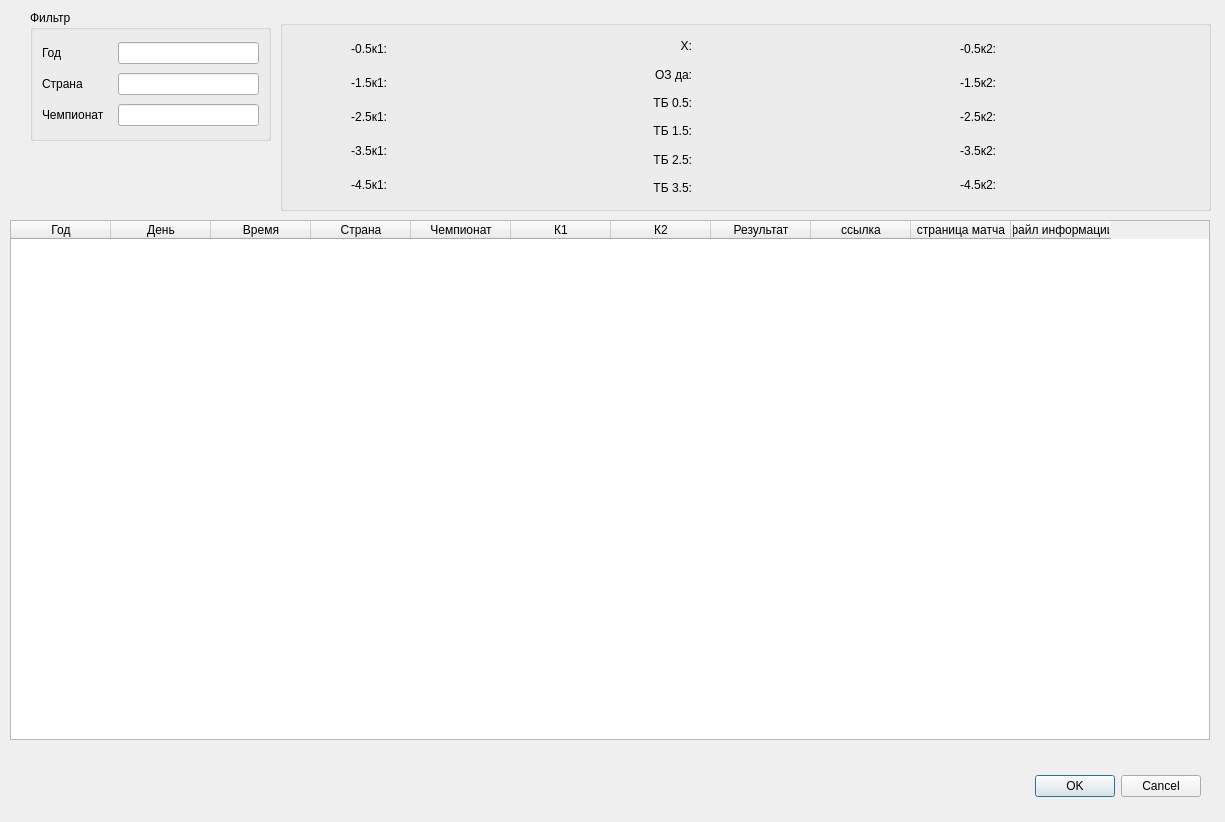
<?xml version="1.0" encoding="UTF-8"?>
<ui version="4.0">
 <class>Dialog</class>
 <widget class="QDialog" name="Dialog">
  <property name="geometry">
   <rect>
    <x>0</x>
    <y>0</y>
    <width>1225</width>
    <height>822</height>
   </rect>
  </property>
  <property name="windowTitle">
   <string>Найденные матчи</string>
  </property>
  <property name="toolTipDuration">
   <number>8</number>
  </property>
  <widget class="QDialogButtonBox" name="buttonBox">
   <property name="geometry">
    <rect>
     <x>860</x>
     <y>770</y>
     <width>341</width>
     <height>32</height>
    </rect>
   </property>
   <property name="orientation">
    <enum>Qt::Horizontal</enum>
   </property>
   <property name="standardButtons">
    <set>QDialogButtonBox::Cancel|QDialogButtonBox::Ok</set>
   </property>
  </widget>
  <widget class="QTableWidget" name="tableWidget">
   <property name="geometry">
    <rect>
     <x>10</x>
     <y>220</y>
     <width>1200</width>
     <height>520</height>
    </rect>
   </property>
   <property name="minimumSize">
    <size>
     <width>1200</width>
     <height>400</height>
    </size>
   </property>
   <property name="maximumSize">
    <size>
     <width>1200</width>
     <height>520</height>
    </size>
   </property>
   <property name="horizontalScrollBarPolicy">
    <enum>Qt::ScrollBarAsNeeded</enum>
   </property>
   <property name="sizeAdjustPolicy">
    <enum>QAbstractScrollArea::AdjustToContents</enum>
   </property>
   <property name="sortingEnabled">
    <bool>true</bool>
   </property>
   <column>
    <property name="text">
     <string>Год</string>
    </property>
   </column>
   <column>
    <property name="text">
     <string>День</string>
    </property>
   </column>
   <column>
    <property name="text">
     <string>Время</string>
    </property>
   </column>
   <column>
    <property name="text">
     <string>Страна</string>
    </property>
   </column>
   <column>
    <property name="text">
     <string>Чемпионат</string>
    </property>
   </column>
   <column>
    <property name="text">
     <string>К1</string>
    </property>
   </column>
   <column>
    <property name="text">
     <string>К2</string>
    </property>
   </column>
   <column>
    <property name="text">
     <string>Результат</string>
    </property>
   </column>
   <column>
    <property name="text">
     <string>ссылка</string>
    </property>
   </column>
   <column>
    <property name="text">
     <string>страница матча</string>
    </property>
   </column>
   <column>
    <property name="text">
     <string>файл информации</string>
    </property>
   </column>
  </widget>
  <widget class="QGroupBox" name="groupBox">
   <property name="geometry">
    <rect>
     <x>280</x>
     <y>20</y>
     <width>931</width>
     <height>191</height>
    </rect>
   </property>
   <property name="title">
    <string/>
   </property>
   <layout class="QHBoxLayout" name="horizontalLayout">
    <item>
     <layout class="QVBoxLayout" name="verticalLayout_2">
      <item>
       <layout class="QHBoxLayout" name="horizontalLayout_6">
        <item>
         <widget class="QLabel" name="label_5">
          <property name="text">
           <string>-0.5к1:</string>
          </property>
          <property name="alignment">
           <set>Qt::AlignRight|Qt::AlignTrailing|Qt::AlignVCenter</set>
          </property>
         </widget>
        </item>
        <item>
         <widget class="QLabel" name="label_6">
          <property name="text">
           <string/>
          </property>
          <property name="alignment">
           <set>Qt::AlignCenter</set>
          </property>
         </widget>
        </item>
        <item>
         <widget class="QLabel" name="label_4">
          <property name="text">
           <string/>
          </property>
         </widget>
        </item>
       </layout>
      </item>
      <item>
       <layout class="QHBoxLayout" name="horizontalLayout_9">
        <item>
         <widget class="QLabel" name="label_12">
          <property name="text">
           <string>-1.5к1:</string>
          </property>
          <property name="alignment">
           <set>Qt::AlignRight|Qt::AlignTrailing|Qt::AlignVCenter</set>
          </property>
         </widget>
        </item>
        <item>
         <widget class="QLabel" name="label_11">
          <property name="text">
           <string/>
          </property>
          <property name="alignment">
           <set>Qt::AlignCenter</set>
          </property>
         </widget>
        </item>
        <item>
         <widget class="QLabel" name="label_10">
          <property name="text">
           <string/>
          </property>
         </widget>
        </item>
       </layout>
      </item>
      <item>
       <layout class="QHBoxLayout" name="horizontalLayout_10">
        <item>
         <widget class="QLabel" name="label_15">
          <property name="text">
           <string>-2.5к1:</string>
          </property>
          <property name="alignment">
           <set>Qt::AlignRight|Qt::AlignTrailing|Qt::AlignVCenter</set>
          </property>
         </widget>
        </item>
        <item>
         <widget class="QLabel" name="label_14">
          <property name="text">
           <string/>
          </property>
          <property name="alignment">
           <set>Qt::AlignCenter</set>
          </property>
         </widget>
        </item>
        <item>
         <widget class="QLabel" name="label_13">
          <property name="text">
           <string/>
          </property>
         </widget>
        </item>
       </layout>
      </item>
      <item>
       <layout class="QHBoxLayout" name="horizontalLayout_11">
        <item>
         <widget class="QLabel" name="label_18">
          <property name="text">
           <string>-3.5к1:</string>
          </property>
          <property name="alignment">
           <set>Qt::AlignRight|Qt::AlignTrailing|Qt::AlignVCenter</set>
          </property>
         </widget>
        </item>
        <item>
         <widget class="QLabel" name="label_17">
          <property name="text">
           <string/>
          </property>
          <property name="alignment">
           <set>Qt::AlignCenter</set>
          </property>
         </widget>
        </item>
        <item>
         <widget class="QLabel" name="label_16">
          <property name="text">
           <string/>
          </property>
         </widget>
        </item>
       </layout>
      </item>
      <item>
       <layout class="QHBoxLayout" name="horizontalLayout_8">
        <item>
         <widget class="QLabel" name="label_8">
          <property name="text">
           <string>-4.5к1:</string>
          </property>
          <property name="textFormat">
           <enum>Qt::AutoText</enum>
          </property>
          <property name="scaledContents">
           <bool>false</bool>
          </property>
          <property name="alignment">
           <set>Qt::AlignRight|Qt::AlignTrailing|Qt::AlignVCenter</set>
          </property>
         </widget>
        </item>
        <item>
         <widget class="QLabel" name="label_7">
          <property name="text">
           <string/>
          </property>
          <property name="alignment">
           <set>Qt::AlignCenter</set>
          </property>
         </widget>
        </item>
        <item>
         <widget class="QLabel" name="label_9">
          <property name="text">
           <string/>
          </property>
         </widget>
        </item>
       </layout>
      </item>
     </layout>
    </item>
    <item>
     <layout class="QVBoxLayout" name="verticalLayout_3">
      <item>
       <layout class="QVBoxLayout" name="verticalLayout_5">
        <item>
         <layout class="QHBoxLayout" name="horizontalLayout_22">
          <item>
           <widget class="QLabel" name="label_49">
            <property name="text">
             <string>X:</string>
            </property>
            <property name="alignment">
             <set>Qt::AlignRight|Qt::AlignTrailing|Qt::AlignVCenter</set>
            </property>
           </widget>
          </item>
          <item>
           <widget class="QLabel" name="label_50">
            <property name="text">
             <string/>
            </property>
            <property name="alignment">
             <set>Qt::AlignCenter</set>
            </property>
           </widget>
          </item>
          <item>
           <widget class="QLabel" name="label_51">
            <property name="text">
             <string/>
            </property>
           </widget>
          </item>
         </layout>
        </item>
        <item>
         <layout class="QHBoxLayout" name="horizontalLayout_23">
          <item>
           <widget class="QLabel" name="label_52">
            <property name="text">
             <string>ОЗ да:</string>
            </property>
            <property name="alignment">
             <set>Qt::AlignRight|Qt::AlignTrailing|Qt::AlignVCenter</set>
            </property>
           </widget>
          </item>
          <item>
           <widget class="QLabel" name="label_53">
            <property name="text">
             <string/>
            </property>
            <property name="alignment">
             <set>Qt::AlignCenter</set>
            </property>
           </widget>
          </item>
          <item>
           <widget class="QLabel" name="label_54">
            <property name="text">
             <string/>
            </property>
           </widget>
          </item>
         </layout>
        </item>
        <item>
         <layout class="QHBoxLayout" name="horizontalLayout_24">
          <item>
           <widget class="QLabel" name="label_55">
            <property name="text">
             <string>ТБ 0.5:</string>
            </property>
            <property name="textFormat">
             <enum>Qt::AutoText</enum>
            </property>
            <property name="scaledContents">
             <bool>false</bool>
            </property>
            <property name="alignment">
             <set>Qt::AlignRight|Qt::AlignTrailing|Qt::AlignVCenter</set>
            </property>
           </widget>
          </item>
          <item>
           <widget class="QLabel" name="label_56">
            <property name="text">
             <string/>
            </property>
            <property name="alignment">
             <set>Qt::AlignCenter</set>
            </property>
           </widget>
          </item>
          <item>
           <widget class="QLabel" name="label_57">
            <property name="text">
             <string/>
            </property>
           </widget>
          </item>
         </layout>
        </item>
        <item>
         <layout class="QHBoxLayout" name="horizontalLayout_25">
          <item>
           <widget class="QLabel" name="label_58">
            <property name="text">
             <string>ТБ 1.5:</string>
            </property>
            <property name="alignment">
             <set>Qt::AlignRight|Qt::AlignTrailing|Qt::AlignVCenter</set>
            </property>
           </widget>
          </item>
          <item>
           <widget class="QLabel" name="label_59">
            <property name="text">
             <string/>
            </property>
            <property name="alignment">
             <set>Qt::AlignCenter</set>
            </property>
           </widget>
          </item>
          <item>
           <widget class="QLabel" name="label_60">
            <property name="text">
             <string/>
            </property>
           </widget>
          </item>
         </layout>
        </item>
        <item>
         <layout class="QHBoxLayout" name="horizontalLayout_12">
          <item>
           <widget class="QLabel" name="label_21">
            <property name="text">
             <string>ТБ 2.5:</string>
            </property>
            <property name="alignment">
             <set>Qt::AlignRight|Qt::AlignTrailing|Qt::AlignVCenter</set>
            </property>
           </widget>
          </item>
          <item>
           <widget class="QLabel" name="label_20">
            <property name="text">
             <string/>
            </property>
           </widget>
          </item>
          <item>
           <widget class="QLabel" name="label_19">
            <property name="text">
             <string/>
            </property>
           </widget>
          </item>
         </layout>
        </item>
        <item>
         <layout class="QHBoxLayout" name="horizontalLayout_26">
          <item>
           <widget class="QLabel" name="label_61">
            <property name="text">
             <string>ТБ 3.5:</string>
            </property>
            <property name="alignment">
             <set>Qt::AlignRight|Qt::AlignTrailing|Qt::AlignVCenter</set>
            </property>
           </widget>
          </item>
          <item>
           <widget class="QLabel" name="label_62">
            <property name="text">
             <string/>
            </property>
            <property name="alignment">
             <set>Qt::AlignCenter</set>
            </property>
           </widget>
          </item>
          <item>
           <widget class="QLabel" name="label_63">
            <property name="text">
             <string/>
            </property>
           </widget>
          </item>
         </layout>
        </item>
       </layout>
      </item>
     </layout>
    </item>
    <item>
     <layout class="QVBoxLayout" name="verticalLayout_4">
      <item>
       <layout class="QHBoxLayout" name="horizontalLayout_20">
        <item>
         <widget class="QLabel" name="label_43">
          <property name="text">
           <string>-0.5к2:</string>
          </property>
          <property name="alignment">
           <set>Qt::AlignRight|Qt::AlignTrailing|Qt::AlignVCenter</set>
          </property>
         </widget>
        </item>
        <item>
         <widget class="QLabel" name="label_44">
          <property name="text">
           <string/>
          </property>
          <property name="alignment">
           <set>Qt::AlignCenter</set>
          </property>
         </widget>
        </item>
        <item>
         <widget class="QLabel" name="label_45">
          <property name="text">
           <string/>
          </property>
         </widget>
        </item>
       </layout>
      </item>
      <item>
       <layout class="QHBoxLayout" name="horizontalLayout_18">
        <item>
         <widget class="QLabel" name="label_37">
          <property name="text">
           <string>-1.5к2:</string>
          </property>
          <property name="alignment">
           <set>Qt::AlignRight|Qt::AlignTrailing|Qt::AlignVCenter</set>
          </property>
         </widget>
        </item>
        <item>
         <widget class="QLabel" name="label_38">
          <property name="text">
           <string/>
          </property>
          <property name="alignment">
           <set>Qt::AlignCenter</set>
          </property>
         </widget>
        </item>
        <item>
         <widget class="QLabel" name="label_39">
          <property name="text">
           <string/>
          </property>
         </widget>
        </item>
       </layout>
      </item>
      <item>
       <layout class="QHBoxLayout" name="horizontalLayout_17">
        <item>
         <widget class="QLabel" name="label_34">
          <property name="text">
           <string>-2.5к2:</string>
          </property>
          <property name="textFormat">
           <enum>Qt::AutoText</enum>
          </property>
          <property name="scaledContents">
           <bool>false</bool>
          </property>
          <property name="alignment">
           <set>Qt::AlignRight|Qt::AlignTrailing|Qt::AlignVCenter</set>
          </property>
         </widget>
        </item>
        <item>
         <widget class="QLabel" name="label_35">
          <property name="text">
           <string/>
          </property>
          <property name="alignment">
           <set>Qt::AlignCenter</set>
          </property>
         </widget>
        </item>
        <item>
         <widget class="QLabel" name="label_36">
          <property name="text">
           <string/>
          </property>
         </widget>
        </item>
       </layout>
      </item>
      <item>
       <layout class="QHBoxLayout" name="horizontalLayout_19">
        <item>
         <widget class="QLabel" name="label_40">
          <property name="text">
           <string>-3.5к2:</string>
          </property>
          <property name="alignment">
           <set>Qt::AlignRight|Qt::AlignTrailing|Qt::AlignVCenter</set>
          </property>
         </widget>
        </item>
        <item>
         <widget class="QLabel" name="label_41">
          <property name="text">
           <string/>
          </property>
          <property name="alignment">
           <set>Qt::AlignCenter</set>
          </property>
         </widget>
        </item>
        <item>
         <widget class="QLabel" name="label_42">
          <property name="text">
           <string/>
          </property>
         </widget>
        </item>
       </layout>
      </item>
      <item>
       <layout class="QHBoxLayout" name="horizontalLayout_21">
        <item>
         <widget class="QLabel" name="label_46">
          <property name="text">
           <string>-4.5к2:</string>
          </property>
          <property name="alignment">
           <set>Qt::AlignRight|Qt::AlignTrailing|Qt::AlignVCenter</set>
          </property>
         </widget>
        </item>
        <item>
         <widget class="QLabel" name="label_47">
          <property name="text">
           <string/>
          </property>
          <property name="alignment">
           <set>Qt::AlignCenter</set>
          </property>
         </widget>
        </item>
        <item>
         <widget class="QLabel" name="label_48">
          <property name="text">
           <string/>
          </property>
         </widget>
        </item>
       </layout>
      </item>
     </layout>
    </item>
   </layout>
  </widget>
  <widget class="QGroupBox" name="groupBox_2">
   <property name="geometry">
    <rect>
     <x>30</x>
     <y>10</y>
     <width>241</width>
     <height>131</height>
    </rect>
   </property>
   <property name="title">
    <string>Фильтр</string>
   </property>
   <layout class="QVBoxLayout" name="verticalLayout">
    <item>
     <layout class="QHBoxLayout" name="horizontalLayout_2">
      <item>
       <widget class="QLabel" name="label">
        <property name="minimumSize">
         <size>
          <width>70</width>
          <height>0</height>
         </size>
        </property>
        <property name="text">
         <string>Год</string>
        </property>
       </widget>
      </item>
      <item>
       <widget class="QLineEdit" name="lineEdit"/>
      </item>
     </layout>
    </item>
    <item>
     <layout class="QHBoxLayout" name="horizontalLayout_3">
      <item>
       <widget class="QLabel" name="label_2">
        <property name="minimumSize">
         <size>
          <width>70</width>
          <height>0</height>
         </size>
        </property>
        <property name="text">
         <string>Страна</string>
        </property>
       </widget>
      </item>
      <item>
       <widget class="QLineEdit" name="lineEdit_2"/>
      </item>
     </layout>
    </item>
    <item>
     <layout class="QHBoxLayout" name="horizontalLayout_5">
      <item>
       <widget class="QLabel" name="label_3">
        <property name="minimumSize">
         <size>
          <width>70</width>
          <height>0</height>
         </size>
        </property>
        <property name="text">
         <string>Чемпионат</string>
        </property>
       </widget>
      </item>
      <item>
       <widget class="QLineEdit" name="lineEdit_3"/>
      </item>
     </layout>
    </item>
   </layout>
  </widget>
 </widget>
 <resources/>
 <connections>
  <connection>
   <sender>buttonBox</sender>
   <signal>accepted()</signal>
   <receiver>Dialog</receiver>
   <slot>accept()</slot>
   <hints>
    <hint type="sourcelabel">
     <x>248</x>
     <y>254</y>
    </hint>
    <hint type="destinationlabel">
     <x>157</x>
     <y>274</y>
    </hint>
   </hints>
  </connection>
  <connection>
   <sender>buttonBox</sender>
   <signal>rejected()</signal>
   <receiver>Dialog</receiver>
   <slot>reject()</slot>
   <hints>
    <hint type="sourcelabel">
     <x>316</x>
     <y>260</y>
    </hint>
    <hint type="destinationlabel">
     <x>286</x>
     <y>274</y>
    </hint>
   </hints>
  </connection>
 </connections>
</ui>
